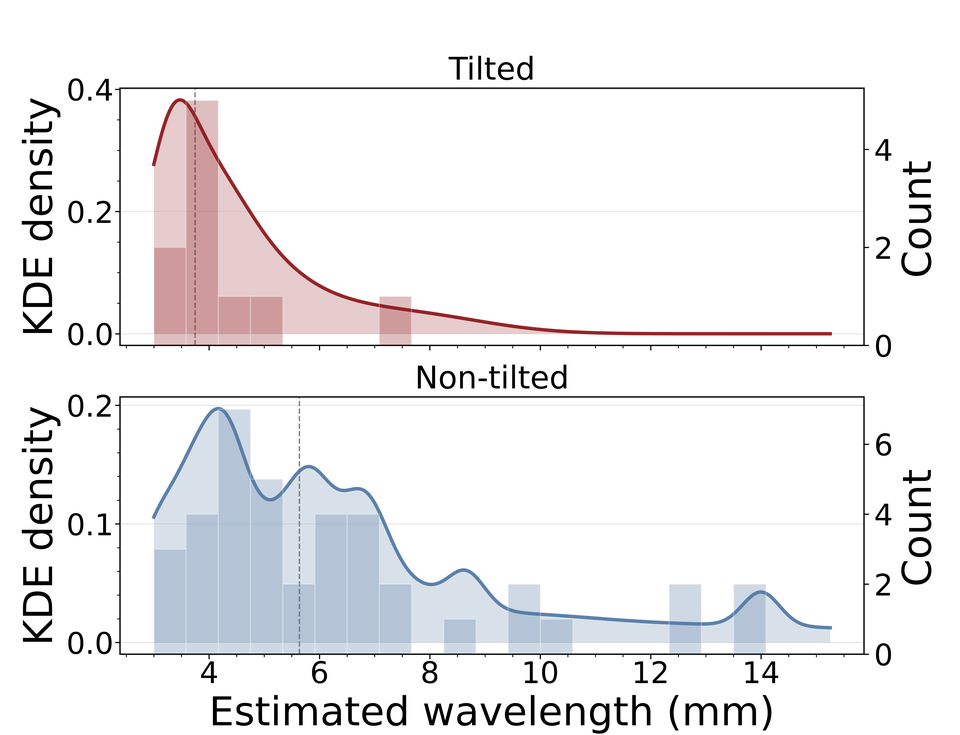
#> input picture src/paper_draft/wavelengths/plots/histogram/histogram_kde_tilted_vs_nontilted.png, 960 x 735 px, shrunk from 5640 x 4320 before the run, given as the content of the folder data/col_segmented/edited, which was not available
$ python both_histogram_kde_filtered.py
#> lines starting #> are read from the running program, lines starting #| are printed output that depends on the picture; after the words box and inside, x2 and y2 are one past the last pixel; in counts of white or black regions, pixels touching at a corner belong together; pictures that were not available may be replaced by others from this repository, and a replacement may not be noted
### src/paper_draft/wavelengths/errorbars_filter.py
from pathlib import Path
import numpy as np
import matplotlib.pyplot as plt
import imageio.v2 as imageio
from skimage import measure
from skimage.morphology import skeletonize
from scipy import signal
import networkx as nx


COLOR_TILTED = "#901A1E"
COLOR_NON_TILTED = "#547AA5"


def set_plot_style():
    """Apply paper_draft-like plotting defaults."""
    plt.rcParams.update(
        {
            "figure.dpi": 150,
            "savefig.dpi": 600,
            "font.size": 22,
            "axes.titlesize": 22,
            "axes.labelsize": 28,
            "xtick.labelsize": 21,
            "ytick.labelsize": 21,
            "legend.fontsize": 17,
            "axes.grid": True,
            "grid.alpha": 0.3,
            "grid.linewidth": 0.7,
            "axes.spines.top": True,
            "axes.spines.right": True,
        }
    )


def style_axes(ax):
    """Paper-style axes: transparent face, outward ticks, soft grid."""
    ax.set_facecolor("none")
    for spine in ax.spines.values():
        spine.set_visible(True)
        spine.set_color("black")
        spine.set_linewidth(0.9)
    ax.minorticks_on()
    ax.grid(True, axis="y", which="major", alpha=0.3, linewidth=0.7)
    ax.grid(False, axis="x", which="both")
    ax.tick_params(axis="both", which="both", direction="out", top=False, right=False, pad=1)


def build_skeleton_graph(mask):
    """Build a pixel-level graph from a binary mask skeleton."""
    skel = skeletonize(mask)
    coords = [tuple(p) for p in np.transpose(np.where(skel))]
    if len(coords) == 0:
        return None, skel, []

    graph = nx.Graph()
    dirs = [(-1, -1), (-1, 0), (-1, 1), (0, -1), (0, 1), (1, -1), (1, 0), (1, 1)]
    skel_set = set(coords)

    for p in coords:
        graph.add_node(p)
    for p in coords:
        y, x = p
        for dy, dx in dirs:
            q = (y + dy, x + dx)
            if q in skel_set:
                graph.add_edge(p, q, weight=1)

    return graph, skel, coords


def find_main_trunk(graph, coords):
    """Find trunk path from topmost pixel to farthest graph node."""
    if graph is None or len(coords) == 0:
        return []
    start = min(coords, key=lambda p: p[0])
    lengths = nx.single_source_shortest_path_length(graph, start)
    far = max(lengths, key=lengths.get)
    return nx.shortest_path(graph, source=start, target=far)


def compute_theta_timeseries(path, dx_pixels, start_offset=200):
    """Sample trunk path and compute orientation series along arc-length."""
    pts = np.array(path, dtype=float)
    if pts.shape[0] < 2:
        return None, None

    diffs = np.diff(pts, axis=0)
    seg_d = np.sqrt((diffs ** 2).sum(axis=1))
    cum = np.concatenate(([0.0], np.cumsum(seg_d)))
    total_len = cum[-1]

    if total_len <= start_offset + dx_pixels:
        return None, None

    sample_s = np.arange(start_offset, total_len, dx_pixels)
    sample_pts = []
    for s in sample_s:
        i = np.searchsorted(cum, s) - 1
        i = max(0, min(i, len(seg_d) - 1))
        seg_len = seg_d[i]
        t = (s - cum[i]) / seg_len if seg_len > 0 else 0.0
        p = pts[i] + t * (pts[i + 1] - pts[i])
        sample_pts.append(p)

    thetas = []
    for i in range(len(sample_pts) - 1):
        p0, p1 = sample_pts[i], sample_pts[i + 1]
        dy, dxv = p1[0] - p0[0], p1[1] - p0[1]
        thetas.append(np.arctan2(dxv, dy))

    xs = sample_s[: len(thetas)]
    return xs, np.array(thetas)


def compute_autocorr(x, max_lag=None, min_pairs=4):
    """Compute normalized autocorrelation with unbiased normalization."""
    x = np.asarray(x)
    n = len(x)
    mean, var = x.mean(), x.var()
    if var == 0:
        return np.array([1.0])

    x0 = x - mean
    full = np.correlate(x0, x0, mode="full")
    ac_full = full[n - 1 :]
    max_lag = min(max_lag or n - 1, n - 1)

    ac = np.full((max_lag + 1,), np.nan, dtype=float)
    for lag in range(max_lag + 1):
        pairs = n - lag
        if pairs < min_pairs:
            continue
        ac[lag] = ac_full[lag] / (var * pairs)

    finite = np.isfinite(ac)
    if not finite.any():
        return np.array([np.nan])
    last = np.where(finite)[0].max()
    return ac[: last + 1]


def first_positive_peak_lag(ac):
    """Return the first positive local autocorrelation peak at lag > 0."""
    if len(ac) < 4:
        return None

    vals = np.asarray(ac, dtype=float)
    peaks, _ = signal.find_peaks(vals[1:])
    if len(peaks) == 0:
        return None

    peaks = peaks + 1
    peaks = peaks[vals[peaks] > 0]
    if len(peaks) == 0:
        return None

    return int(peaks[0])


def estimate_wavelength_first_peak(theta, dx_mm, max_lag=200):
    """Estimate wavelength from first positive autocorrelation peak."""
    theta = np.asarray(theta)
    if len(theta) < 12:
        return np.nan, None, None

    x = np.unwrap(theta)
    ac = compute_autocorr(x, max_lag=max_lag)
    peak_lag = first_positive_peak_lag(ac)
    if peak_lag is None:
        return np.nan, ac, None

    return float(peak_lag * dx_mm), ac, int(peak_lag)


def first_peak_uncertainty_mm(ac, peak_lag, dx_mm):
    """Estimate first-peak wavelength uncertainty from autocorr peak width.

    Uses half-prominence peak width around the selected first positive peak.
    Falls back to one-bin uncertainty when width cannot be computed.
    """
    if ac is None or peak_lag is None or peak_lag <= 0 or peak_lag >= len(ac):
        return dx_mm

    vals = np.asarray(ac, dtype=float)
    if not np.isfinite(vals[peak_lag]):
        return dx_mm

    try:
        widths, _, _, _ = signal.peak_widths(vals, [peak_lag], rel_height=0.5)
        if len(widths) > 0 and np.isfinite(widths[0]) and widths[0] > 0:
            # Half-width in lag bins mapped to mm, with a conservative floor of one bin.
            return float(max(dx_mm, 0.5 * widths[0] * dx_mm))
    except Exception:
        pass

    return float(dx_mm)


def analyze_image(filepath, dx_pixels=8, min_root_length=200, max_lag=200):
    """Return first-peak wavelength estimates for each valid root in one image."""
    print(f"Processing {filepath.name}")
    rgba = imageio.imread(filepath)
    image_height_px = rgba.shape[0]
    mm_per_pixel = 100.0 / image_height_px
    dx_mm = dx_pixels * mm_per_pixel

    if rgba.shape[2] == 4:
        mask = rgba[:, :, 3] > 0
    else:
        mask = np.any(rgba[:, :, :3] > 0, axis=2)

    labeled = measure.label(mask, connectivity=2)

    estimates = []
    for region in measure.regionprops(labeled):
        comp_mask = labeled == region.label

        graph, _, coords = build_skeleton_graph(comp_mask)
        if graph is None or len(coords) < 2:
            continue

        main_path = find_main_trunk(graph, coords)
        if len(main_path) < 2:
            continue

        pts_main = np.array(main_path, dtype=float)
        seg_d_main = np.sqrt(np.sum(np.diff(pts_main, axis=0) ** 2, axis=1))
        main_length = seg_d_main.sum() if seg_d_main.size > 0 else 0.0
        if main_length < min_root_length:
            continue

        _, thetas = compute_theta_timeseries(main_path, dx_pixels, start_offset=min_root_length)
        if thetas is None or len(thetas) < 12:
            continue

        wl_first_mm, ac, peak_lag = estimate_wavelength_first_peak(thetas, dx_mm=dx_mm, max_lag=max_lag)
        if not np.isfinite(wl_first_mm):
            continue

        # Low-data uncertainty from first-peak width (fallback to one-bin floor).
        wl_first_err_mm = first_peak_uncertainty_mm(ac, peak_lag, dx_mm)
        peak_height = float(ac[peak_lag]) if (ac is not None and peak_lag is not None and peak_lag < len(ac) and np.isfinite(ac[peak_lag])) else np.nan

        estimates.append(
            {
                "image": filepath.name,
                "root_label": int(region.label),
                "wavelength_firstpeak_mm": float(wl_first_mm),
                "wavelength_firstpeak_err_mm": float(wl_first_err_mm),
                "peak_height": peak_height,
                "peak_lag_index": int(peak_lag),
                "n_theta_samples": int(len(thetas)),
                "main_length_mm": float(main_length * mm_per_pixel),
            }
        )

    print(f"  Estimated wavelengths for {len(estimates)} roots")
    return estimates


# [111 lines left out: function plot_wavelengths, not called in this run]


def filter_rows_by_peak_threshold(rows, peak_threshold=0.1):
    kept = []
    for row in rows:
        wl = float(row.get("wavelength_firstpeak_mm", np.nan))
        peak_h = float(row.get("peak_height", np.nan))
        if not np.isfinite(wl):
            continue
        if (not np.isfinite(peak_h)) or (peak_h < peak_threshold):
            continue
        kept.append(row)
    return kept


# [34 lines left out: function main, not called in this run]


# [2 lines that do not run on import are left out]

### src/paper_draft/wavelengths/both_histogram_kde_filtered.py
from pathlib import Path

import matplotlib.pyplot as plt
import numpy as np
from matplotlib.ticker import MaxNLocator, StrMethodFormatter

from errorbars_filter import analyze_image, filter_rows_by_peak_threshold, set_plot_style, style_axes


COLOR_TILTED = "#901A1E"
COLOR_NON_TILTED = "#547AA5"
COLOR_REFERENCE = "#666666"


def gaussian_kernel_pdf(values, errors, x_grid, sigma_floor=1e-3):
    """Heteroscedastic Gaussian-kernel probability density.

    Each point contributes equal mass 1/N using sigma_i from its uncertainty.
    """
    values = np.asarray(values, dtype=float)
    errors = np.asarray(errors, dtype=float)
    x_grid = np.asarray(x_grid, dtype=float)

    if values.size == 0 or x_grid.size == 0:
        return np.zeros_like(x_grid, dtype=float)

    out = np.zeros_like(x_grid, dtype=float)
    floor = float(max(sigma_floor, 1e-6))
    norm = np.sqrt(2.0 * np.pi)

    for mu, sig in zip(values, errors):
        if not np.isfinite(mu):
            continue
        sigma = float(sig) if np.isfinite(sig) and sig > 0 else floor
        sigma = max(floor, sigma)
        z = (x_grid - mu) / sigma
        out += np.exp(-0.5 * z * z) / (sigma * norm)

    return out / float(values.size)


def plot_kernel_distribution(rows, out_svg):
    out_svg.parent.mkdir(parents=True, exist_ok=True)

    if not rows:
        print("No valid wavelength estimates to plot.")

    vals = np.array([r["wavelength_firstpeak_mm"] for r in rows if np.isfinite(r["wavelength_firstpeak_mm"])], dtype=float)
    if vals.size == 0:
        print("No valid wavelength estimates to plot.")

    y_tilted = np.array(
        [r["wavelength_firstpeak_mm"] for r in rows if "AgarTilted" in r["image"] and np.isfinite(r["wavelength_firstpeak_mm"])],
        dtype=float,
    )
    e_tilted = np.array(
        [
            float(r["wavelength_firstpeak_err_mm"])
            for r in rows
            if "AgarTilted" in r["image"] and np.isfinite(r["wavelength_firstpeak_mm"])
        ],
        dtype=float,
    )
    y_nontilted = np.array(
        [r["wavelength_firstpeak_mm"] for r in rows if "AgarTilted" not in r["image"] and np.isfinite(r["wavelength_firstpeak_mm"])],
        dtype=float,
    )
    e_nontilted = np.array(
        [
            float(r["wavelength_firstpeak_err_mm"])
            for r in rows
            if "AgarTilted" not in r["image"] and np.isfinite(r["wavelength_firstpeak_mm"])
        ],
        dtype=float,
    )

    p_lo = float(np.min(vals))
    p_hi = float(np.max(vals))
    if p_hi <= p_lo:
        center = float(np.median(vals))
        spread = max(float(np.std(vals)), 1e-3)
        p_lo, p_hi = center - 2.0 * spread, center + 2.0 * spread

    bins = np.linspace(p_lo, p_hi, 22)
    if np.allclose(bins[0], bins[-1]):
        bins = np.linspace(p_lo - 1.0, p_hi + 1.0, 22)

    sigma_floor = 0.5 * float(np.median(np.diff(bins))) if len(bins) > 1 else 1e-3
    sigma_floor = max(sigma_floor, 1e-3)
    x_dense = np.linspace(bins[0], bins[-1], 900)

    fig, axes = plt.subplots(2, 1, figsize=(7.2, 7.2), sharex=True, constrained_layout=True)
    fig.patch.set_alpha(0.0)
    datasets = [
        ("Tilted", y_tilted, e_tilted, COLOR_TILTED),
        ("Non-tilted", y_nontilted, e_nontilted, COLOR_NON_TILTED),
    ]

    for ax, (title, yy, ee, color) in zip(axes, datasets):
        ax.text(0.5, 0.93, title, transform=ax.transAxes, ha="center", va="top", color=color)
        if yy.size == 0:
            ax.text(0.5, 0.5, "No valid roots", transform=ax.transAxes, ha="center", va="center")
            ax.set_ylabel("KDE density")
            ax.yaxis.set_major_formatter(StrMethodFormatter("{x:.2f}"))
            ax_hist = ax.twinx()
            ax_hist.set_ylabel("Count")
            ax_hist.yaxis.set_major_locator(MaxNLocator(nbins=5, integer=True, min_n_ticks=3))
            ax_hist.grid(False)
            style_axes(ax)
            continue

        ax_hist = ax.twinx()
        ax_hist.hist(yy, bins=bins, color=color, alpha=0.28, edgecolor="white", linewidth=0.8, rwidth=1)
        ax_hist.set_ylabel("Count")
        ax_hist.yaxis.set_major_locator(MaxNLocator(nbins=5, integer=True, min_n_ticks=3))
        ax_hist.grid(False)

        pdf = gaussian_kernel_pdf(
            yy,
            ee,
            x_grid=x_dense,
            sigma_floor=sigma_floor,
        )
        ax.fill_between(x_dense, 0.0, pdf, color=color, alpha=0.22, linewidth=0)
        ax.plot(x_dense, pdf, color=color, linewidth=2.4, alpha=0.95)

        finite_err = np.isfinite(ee) & (ee > 0)
        if np.any(finite_err):
            yy_w = yy[finite_err]
            ee_w = ee[finite_err]
            w = 1.0 / (ee_w ** 2)
            weighted_mean = float(np.sum(w * yy_w) / np.sum(w))
        else:
            weighted_mean = float(np.mean(yy))
        ax.axvline(weighted_mean, color=COLOR_REFERENCE, linestyle="--", linewidth=1.0, alpha=0.8)

        ax.set_ylabel("KDE density")
        ax.yaxis.set_major_formatter(StrMethodFormatter("{x:.2f}"))
        style_axes(ax)

    axes[-1].set_xlabel("Estimated wavelength (mm)")

    fig.savefig(out_svg, format="svg", transparent=True, facecolor="none", edgecolor="none", bbox_inches="tight")
    plt.close(fig)


def main():
    set_plot_style()
    input_dir = Path("data/col_segmented/edited")
    output_dir = Path(__file__).resolve().parent / "plots" / "histogram"

    dx_pixels = 8
    min_root_length = 200
    max_lag = 200
    peak_threshold = 0.1
    files = sorted(input_dir.glob("*.png"))
    if not files:
        print(f"No PNG files found in {input_dir}")
        return

    all_rows = []
    print(f"Found {len(files)} images to process\n")

    for fp in files:
        rows = analyze_image(
            fp,
            dx_pixels=dx_pixels,
            min_root_length=min_root_length,
            max_lag=max_lag,
        )
#> in analyze_image, rgba is the input picture: shape (735, 960, 4); mean R, G, B, A 18.4, 16.2, 20.3, 22.2
#> in analyze_image, `mask = rgba[:, :, 3] > 0`:
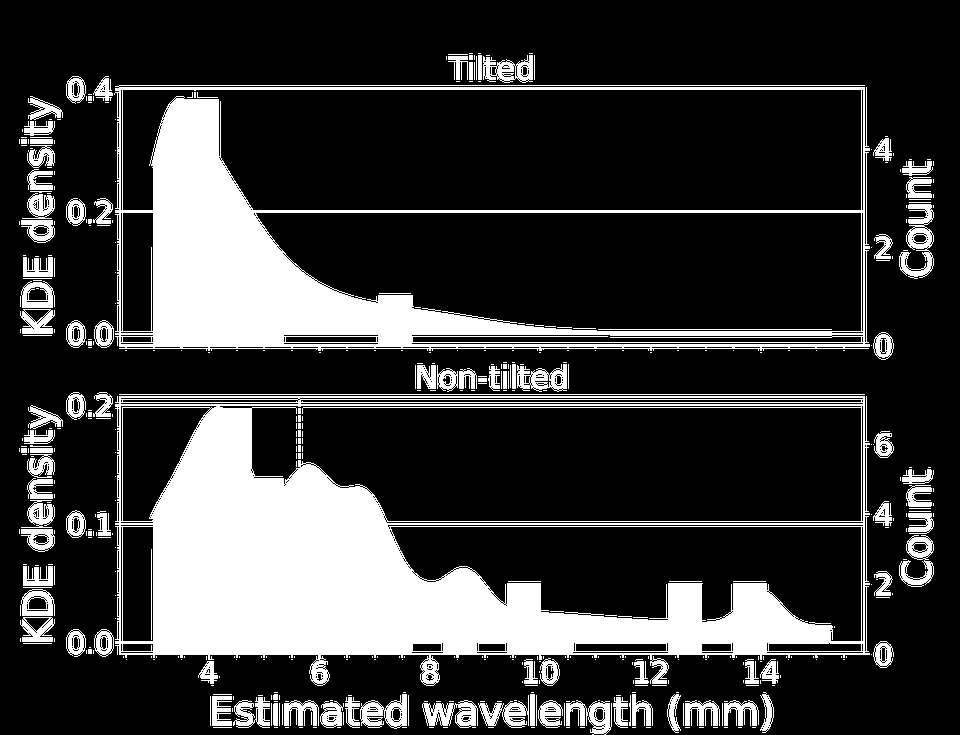
#> mask: shape (735, 960) bool; 22.7% white; 486 white regions (352 under 20 px), largest, box (x1, y1, x2, y2) and area: (115, 396, 870, 686) 80246, (114, 85, 870, 351) 46513, (899, 204, 934, 279) 1160
#> in analyze_image, `labeled = measure.label(mask, connectivity=2)`:
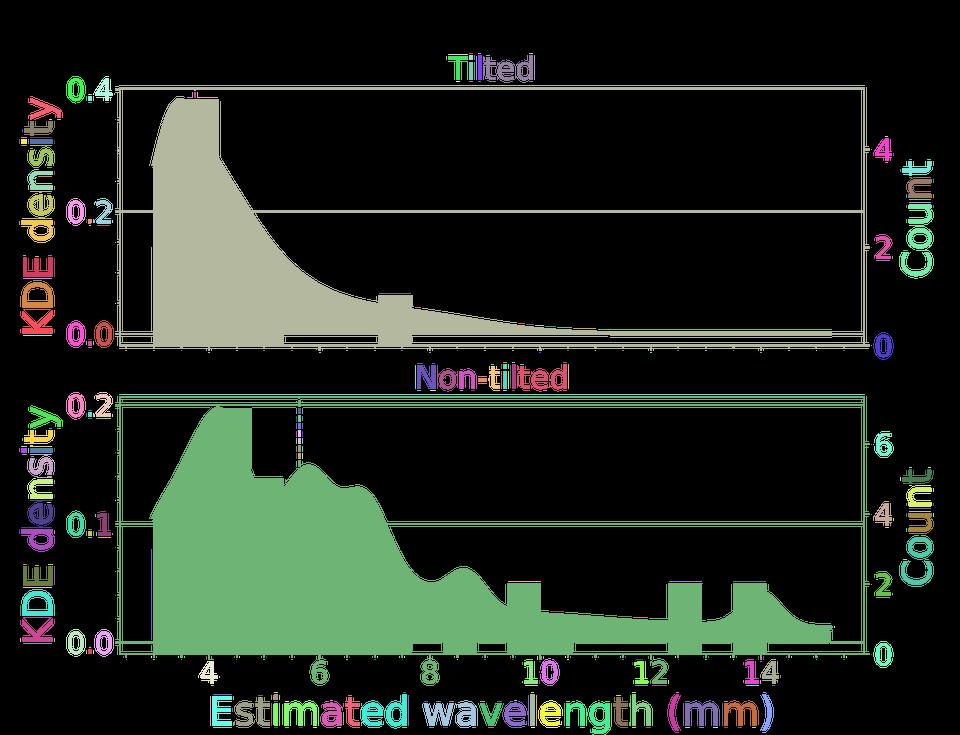
#> labeled: shape (735, 960) int32; 487 distinct labels, from 0 to 486; one colour per label, 0 black
#> the loop in analyze_image, `for region in measure.regionprops(labeled):` made 486 passes
#> (lengths in find_main_trunk, pts_main, seg_d_main, main_length) on passes 1 to 3: ({(53, 469): 0, (53, 470): 1, (53, 471): 2, (53, 472): 3}, [[53, 469], [53, 470], [53, 471], [53, 472]], [1, 1, 1], 3), ({(53, 478): 0, (53, 479): 1, (53, 480): 2}, [[53, 478], [53, 479], [53, 480]], [1, 1], 2), ({(53, 529): 0, (53, 530): 1, (53, 531): 2, (53, 532): 3}, [[53, 529], [53, 530], [53, 531], [53, 532]], [1, 1, 1], 3)
#> pass 1, in analyze_image, `comp_mask = labeled == region.label`:
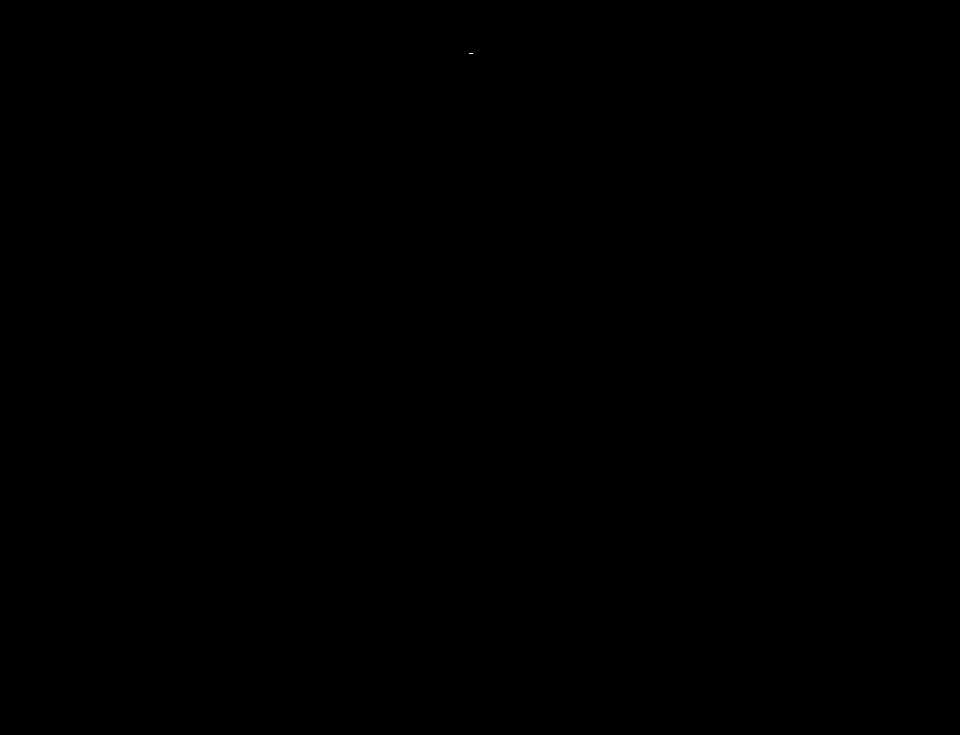
#> comp_mask: shape (735, 960) bool; 0% white in thin lines or dots, all inside (x1, y1, x2, y2) = (469, 53, 473, 54)
#> after the loop in analyze_image, `for region in measure.regionprops(labeled):`: comp_mask: shape (735, 960) bool; 0% white in thin lines or dots, all inside (x1, y1, x2, y2) = (752, 727, 756, 728)
#> after the loop in analyze_image, `for region in measure.regionprops(labeled):`: estimates = 1 item
#|   Estimated wavelengths for 1 roots
#> rows = 1 item
        all_rows.extend(rows)

    filtered_rows = filter_rows_by_peak_threshold(all_rows, peak_threshold=peak_threshold)
#> the loop in filter_rows_by_peak_threshold, `for row in rows:` made 1 pass
#> (wl, peak_h) on pass 1: (120.8, 0.641)
#> filtered_rows = 1 item

    out_svg = output_dir / f"histogram_kde_tilted_vs_nontilted_filtered_ct_{peak_threshold:.2f}.svg"
    plot_kernel_distribution(filtered_rows, out_svg)
#> in plot_kernel_distribution, `vals = np.array([r["wavelength_firstpeak_mm"] for r in rows if np.isfi..`: vals = [120.8]
#> in plot_kernel_distribution, `y_tilted = np.array( [r["wavelength_firstpeak_mm"] for r in rows if "A..`: y_tilted = empty array
#> in plot_kernel_distribution, `y_nontilted = np.array( [r["wavelength_firstpeak_mm"] for r in rows if..`: y_nontilted = [120.8]
#> in plot_kernel_distribution, `e_nontilted = np.array( [ float(r["wavelength_firstpeak_err_mm"]) for ..`: e_nontilted = [1.69]
#> in plot_kernel_distribution, `p_lo = float(np.min(vals))`: p_lo = 120.8
#> in plot_kernel_distribution, `spread = max(float(np.std(vals)), 1e-3)`: spread = 0.001
#> in plot_kernel_distribution, `datasets = [ ("Tilted", y_tilted, e_tilted, COLOR_TILTED), ("Non-tilte..`: datasets = [('Tilted', empty array, empty array, '#901A1E'), ('Non-tilted', [120.8], [1.69], '#547AA5')]
#> the loop in plot_kernel_distribution, `for ax, (title, yy, ee, color) in zip(axes, datasets):` made 2 passes
#> (title, yy, ee, color, values in gaussian_kernel_pdf, errors in gaussian_kernel_pdf, floor in gaussian_kernel_pdf, norm in gaussian_kernel_pdf) on pass 2: ('Non-tilted', [120.8], [1.69], '#547AA5', [120.8], [1.69], 0.001, 2.51)
#> in plot_kernel_distribution, `fig.savefig(out_svg, format="svg", transparent=True, facecolor="none",..`:
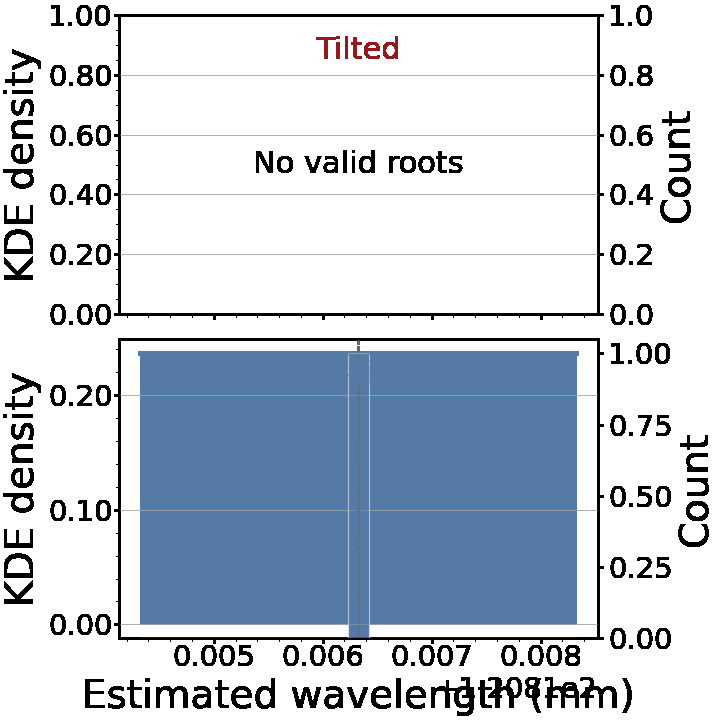
#> figure drawn by matplotlib, 2 panels; panel 1: curve peaks at x = 120.8, y = 0.237; panel 2: tallest bar 1 high, from x = 120.8 to 120.8

    print(f"\nTotal root estimates after peak filter (> {peak_threshold}): {len(filtered_rows)}")
#| Total root estimates after peak filter (> 0.1): 1
    print(f"Histogram-kernel distribution saved to {out_svg}")


if __name__ == "__main__":
    main()
